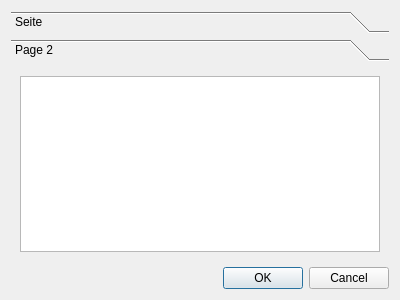
<?xml version="1.0" encoding="UTF-8"?>
<ui version="4.0">
 <class>Dialog</class>
 <widget class="QDialog" name="Dialog">
  <property name="geometry">
   <rect>
    <x>0</x>
    <y>0</y>
    <width>400</width>
    <height>300</height>
   </rect>
  </property>
  <property name="windowTitle">
   <string>Dialog</string>
  </property>
  <layout class="QGridLayout" name="gridLayout">
   <item row="0" column="0">
    <widget class="QToolBox" name="toolBox">
     <property name="currentIndex">
      <number>1</number>
     </property>
     <widget class="QWidget" name="page">
      <attribute name="label">
       <string>Seite</string>
      </attribute>
      <layout class="QGridLayout" name="gridLayout_2">
       <item row="0" column="0">
        <widget class="QTableView" name="tableView"/>
       </item>
      </layout>
     </widget>
     <widget class="QWidget" name="page_2">
      <property name="geometry">
       <rect>
        <x>0</x>
        <y>0</y>
        <width>382</width>
        <height>192</height>
       </rect>
      </property>
      <attribute name="label">
       <string>Page 2</string>
      </attribute>
      <layout class="QGridLayout" name="gridLayout_3">
       <item row="0" column="0">
        <widget class="QTreeView" name="treeView"/>
       </item>
      </layout>
     </widget>
    </widget>
   </item>
   <item row="1" column="0">
    <widget class="QDialogButtonBox" name="buttonBox">
     <property name="orientation">
      <enum>Qt::Horizontal</enum>
     </property>
     <property name="standardButtons">
      <set>QDialogButtonBox::Cancel|QDialogButtonBox::Ok</set>
     </property>
    </widget>
   </item>
  </layout>
 </widget>
 <resources/>
 <connections>
  <connection>
   <sender>buttonBox</sender>
   <signal>accepted()</signal>
   <receiver>Dialog</receiver>
   <slot>accept()</slot>
   <hints>
    <hint type="sourcelabel">
     <x>248</x>
     <y>254</y>
    </hint>
    <hint type="destinationlabel">
     <x>157</x>
     <y>274</y>
    </hint>
   </hints>
  </connection>
  <connection>
   <sender>buttonBox</sender>
   <signal>rejected()</signal>
   <receiver>Dialog</receiver>
   <slot>reject()</slot>
   <hints>
    <hint type="sourcelabel">
     <x>316</x>
     <y>260</y>
    </hint>
    <hint type="destinationlabel">
     <x>286</x>
     <y>274</y>
    </hint>
   </hints>
  </connection>
 </connections>
</ui>
